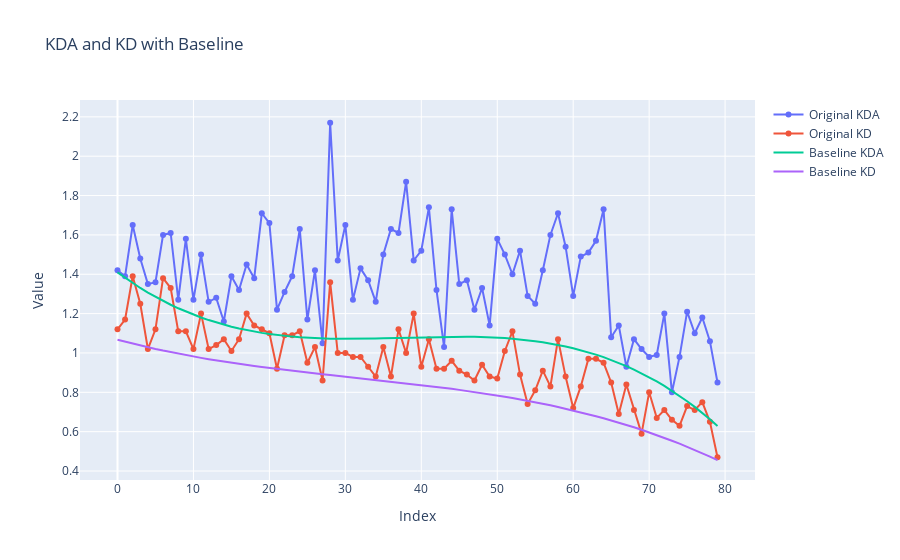

The cell this chart's notebook holds for it:
### Code cell
# import library
import peakutils

# Extract columns from the dataset
playerkda = df['KDA']
players = df['Player']
plaerkd = df['KD']

# Convert 'KDA' and 'KD' to numpy arrays
playerkda = np.asarray(df['KDA'])
playerkd = np.asarray(df['KD'])

# Calculate the baseline for 'KDA' and 'KD'
baseline_kda = peakutils.baseline(playerkda)
baseline_kd = peakutils.baseline(playerkd)

# Create a scatter plot for the original 'KDA' values
trace1 = go.Scatter(
    x=np.arange(len(playerkda)),
    y=playerkda,
    mode='lines+markers',
    name='Original KDA',
    text=['Player: {}<br>KDA: {:.2f}'.format(player, kda) for player, kda in zip(players, playerkda)],
    hoverinfo='text'
)

# Create a scatter plot for the original 'KD' values
trace2 = go.Scatter(
    x=np.arange(len(playerkd)),
    y=playerkd,
    mode='lines+markers',
    name='Original KD',
    text=['Player: {}<br>KD: {:.2f}'.format(player, kd) for player, kd in zip(players, playerkd)],
    hoverinfo='text'
)

# Create a scatter plot for the baseline of 'KDA'
trace3 = go.Scatter(
    x=np.arange(len(baseline_kda)),
    y=baseline_kda,
    mode='lines',
    name='Baseline KDA'
)

# Create a scatter plot for the baseline of 'KD'
trace4 = go.Scatter(
    x=np.arange(len(baseline_kd)),
    y=baseline_kd,
    mode='lines',
    name='Baseline KD'
)

# Create the figure
fig = go.Figure(data=[trace1, trace2, trace3, trace4])

# Set the layout
fig.update_layout(
    title='KDA and KD with Baseline',
    xaxis_title='Index',
    yaxis_title='Value'
)

# Show the figure
fig.show()

### Figure 1 — Plotly figure (JSON) as saved in the notebook; plotly's stock layout.template omitted (floating-point values rounded to 4 significant figures)
{"data": [{"hoverinfo": "text", "mode": "lines+markers", "name": "Original KDA", "text": ["Player: KEZNIT<br>KDA: 1.42", "Player: WHZ<br>KDA: 1.39", "Player: DEMON1<br>KDA: 1.65", "Player: ASPAS<br>KDA: 1.48", "Player: JINGGG<br>KDA: 1.35", "Player: ARDIIS<br>KDA: 1.36", "Player: ALFAJER<br>KDA: 1.60", "Player: AAAAY<br>KDA: 1.61", "Player: SAYAPLAYER<br>KDA: 1.27", "Player: JAWGEMO<br>KDA: 1.58", "Player: BUZZ<br>KDA: 1.27", "Player: LESS<br>KDA: 1.50", "Player: FIT1NHO<br>KDA: 1.26", "Player: ZMJJKK<br>KDA: 1.28", "Player: DEP<br>KDA: 1.16", "Player: SAYF<br>KDA: 1.39", "Player: VICTOR<br>KDA: 1.32", "Player: CNED<br>KDA: 1.45", "Player: DERKE<br>KDA: 1.38", "Player: CAUANZIN<br>KDA: 1.71", "Player: CLOUD<br>KDA: 1.66", "Player: MUNCHKIN<br>KDA: 1.22", "Player: NATS<br>KDA: 1.31", "Player: SOMETHING<br>KDA: 1.39", "Player: MRFALIN<br>KDA: 1.63", "Player: LYSOAR<br>KDA: 1.17", "Player: YOSEMITE<br>KDA: 1.42", "Player: YUICAW<br>KDA: 1.05", "Player: LEO<br>KDA: 2.17", "Player: F0RSAKEN<br>KDA: 1.47", "Player: HOODY<br>KDA: 1.65", "Player: SMOGGY<br>KDA: 1.27", "Player: ZEST<br>KDA: 1.43", "Player: NOBODY<br>KDA: 1.37", "Player: ZYPPAN<br>KDA: 1.26", "Player: CHICHOO<br>KDA: 1.50", "Player: ATA KAPTAN<br>KDA: 1.63", "Player: C0M<br>KDA: 1.61", "Player: ETHAN<br>KDA: 1.87", "Player: SUYGETSU<br>KDA: 1.47", "Player: QRAXS<br>KDA: 1.52", "Player: D4V41<br>KDA: 1.74", "Player: MOJJ<br>KDA: 1.32", "Player: QW1<br>KDA: 1.03", "Player: MAKO<br>KDA: 1.73", "Player: KNIGHT<br>KDA: 1.35", "Player: BIANK<br>KDA: 1.37", "Player: BOOSTIO<br>KDA: 1.22", "Player: XETA<br>KDA: 1.33", "Player: NUKKYE<br>KDA: 1.14", "Player: SAADHAK<br>KDA: 1.58", "Player: CRASHIES<br>KDA: 1.50", "Player: DAVEEYS<br>KDA: 1.40", "Player: BOASTER<br>KDA: 1.52", "Player: ANGE1<br>KDA: 1.29", "Player: BAN<br>KDA: 1.25", "Player: STAX<br>KDA: 1.42", "Player: RHYME<br>KDA: 1.60", "Player: S0M<br>KDA: 1.71", "Player: CHRONICLE<br>KDA: 1.54", "Player: FNS<br>KDA: 1.29", "Player: HAODONG<br>KDA: 1.49", "Player: SHAO<br>KDA: 1.51", "Player: MINDFREAK <br>KDA: 1.57", "Player: TUYZ<br>KDA: 1.73", "Player: RB<br>KDA: 1.08", "Player: REDGAR<br>KDA: 1.14", "Player: JAMPPI<br>KDA: 0.93", "Player: KLAUS<br>KDA: 1.07", "Player: BERLIN<br>KDA: 1.02", "Player: LAZ<br>KDA: 0.98", "Player: CARPE<br>KDA: 0.99", "Player: NAGZ<br>KDA: 1.20", "Player: TENNN<br>KDA: 0.80", "Player: MELSER<br>KDA: 0.98", "Player: RIN<br>KDA: 1.21", "Player: TZH<br>KDA: 1.10", "Player: SOULCAS<br>KDA: 1.18", "Player: SUGARZ3RO<br>KDA: 1.06", "Player: CROW<br>KDA: 0.85"], "type": "scatter", "x": [0, 1, 2, 3, 4, 5, 6, 7, 8, 9, 10, 11, 12, 13, 14, 15, 16, 17, 18, 19, 20, 21, 22, 23, 24, 25, 26, 27, 28, 29, 30, 31, 32, 33, 34, 35, 36, 37, 38, 39, 40, 41, 42, 43, 44, 45, 46, 47, 48, 49, 50, 51, 52, 53, 54, 55, 56, 57, 58, 59, 60, 61, 62, 63, 64, 65, 66, 67, 68, 69, 70, 71, 72, 73, 74, 75, 76, 77, 78, 79], "y": [1.42, 1.39, 1.65, 1.48, 1.35, 1.36, 1.6, 1.61, 1.27, 1.58, 1.27, 1.5, 1.26, 1.28, 1.16, 1.39, 1.32, 1.45, 1.38, 1.71, 1.66, 1.22, 1.31, 1.39, 1.63, 1.17, 1.42, 1.05, 2.17, 1.47, 1.65, 1.27, 1.43, 1.37, 1.26, 1.5, 1.63, 1.61, 1.87, 1.47, 1.52, 1.74, 1.32, 1.03, 1.73, 1.35, 1.37, 1.22, 1.33, 1.14, 1.58, 1.5, 1.4, 1.52, 1.29, 1.25, 1.42, 1.6, 1.71, 1.54, 1.29, 1.49, 1.51, 1.57, 1.73, 1.08, 1.14, 0.93, 1.07, 1.02, 0.98, 0.99, 1.2, 0.8, 0.98, 1.21, 1.1, 1.18, 1.06, 0.85]}, {"hoverinfo": "text", "mode": "lines+markers", "name": "Original KD", "text": ["Player: KEZNIT<br>KD: 1.12", "Player: WHZ<br>KD: 1.17", "Player: DEMON1<br>KD: 1.39", "Player: ASPAS<br>KD: 1.25", "Player: JINGGG<br>KD: 1.02", "Player: ARDIIS<br>KD: 1.12", "Player: ALFAJER<br>KD: 1.38", "Player: AAAAY<br>KD: 1.33", "Player: SAYAPLAYER<br>KD: 1.11", "Player: JAWGEMO<br>KD: 1.11", "Player: BUZZ<br>KD: 1.02", "Player: LESS<br>KD: 1.20", "Player: FIT1NHO<br>KD: 1.02", "Player: ZMJJKK<br>KD: 1.04", "Player: DEP<br>KD: 1.07", "Player: SAYF<br>KD: 1.01", "Player: VICTOR<br>KD: 1.07", "Player: CNED<br>KD: 1.20", "Player: DERKE<br>KD: 1.14", "Player: CAUANZIN<br>KD: 1.12", "Player: CLOUD<br>KD: 1.10", "Player: MUNCHKIN<br>KD: 0.92", "Player: NATS<br>KD: 1.09", "Player: SOMETHING<br>KD: 1.09", "Player: MRFALIN<br>KD: 1.11", "Player: LYSOAR<br>KD: 0.95", "Player: YOSEMITE<br>KD: 1.03", "Player: YUICAW<br>KD: 0.86", "Player: LEO<br>KD: 1.36", "Player: F0RSAKEN<br>KD: 1.00", "Player: HOODY<br>KD: 1.00", "Player: SMOGGY<br>KD: 0.98", "Player: ZEST<br>KD: 0.98", "Player: NOBODY<br>KD: 0.93", "Player: ZYPPAN<br>KD: 0.88", "Player: CHICHOO<br>KD: 1.03", "Player: ATA KAPTAN<br>KD: 0.88", "Player: C0M<br>KD: 1.12", "Player: ETHAN<br>KD: 1.00", "Player: SUYGETSU<br>KD: 1.20", "Player: QRAXS<br>KD: 0.93", "Player: D4V41<br>KD: 1.07", "Player: MOJJ<br>KD: 0.92", "Player: QW1<br>KD: 0.92", "Player: MAKO<br>KD: 0.96", "Player: KNIGHT<br>KD: 0.91", "Player: BIANK<br>KD: 0.89", "Player: BOOSTIO<br>KD: 0.86", "Player: XETA<br>KD: 0.94", "Player: NUKKYE<br>KD: 0.88", "Player: SAADHAK<br>KD: 0.87", "Player: CRASHIES<br>KD: 1.01", "Player: DAVEEYS<br>KD: 1.11", "Player: BOASTER<br>KD: 0.89", "Player: ANGE1<br>KD: 0.74", "Player: BAN<br>KD: 0.81", "Player: STAX<br>KD: 0.91", "Player: RHYME<br>KD: 0.83", "Player: S0M<br>KD: 1.07", "Player: CHRONICLE<br>KD: 0.88", "Player: FNS<br>KD: 0.72", "Player: HAODONG<br>KD: 0.83", "Player: SHAO<br>KD: 0.97", "Player: MINDFREAK <br>KD: 0.97", "Player: TUYZ<br>KD: 0.95", "Player: RB<br>KD: 0.85", "Player: REDGAR<br>KD: 0.69", "Player: JAMPPI<br>KD: 0.84", "Player: KLAUS<br>KD: 0.71", "Player: BERLIN<br>KD: 0.59", "Player: LAZ<br>KD: 0.80", "Player: CARPE<br>KD: 0.67", "Player: NAGZ<br>KD: 0.71", "Player: TENNN<br>KD: 0.66", "Player: MELSER<br>KD: 0.63", "Player: RIN<br>KD: 0.73", "Player: TZH<br>KD: 0.71", "Player: SOULCAS<br>KD: 0.75", "Player: SUGARZ3RO<br>KD: 0.65", "Player: CROW<br>KD: 0.47"], "type": "scatter", "x": [0, 1, 2, 3, 4, 5, 6, 7, 8, 9, 10, 11, 12, 13, 14, 15, 16, 17, 18, 19, 20, 21, 22, 23, 24, 25, 26, 27, 28, 29, 30, 31, 32, 33, 34, 35, 36, 37, 38, 39, 40, 41, 42, 43, 44, 45, 46, 47, 48, 49, 50, 51, 52, 53, 54, 55, 56, 57, 58, 59, 60, 61, 62, 63, 64, 65, 66, 67, 68, 69, 70, 71, 72, 73, 74, 75, 76, 77, 78, 79], "y": [1.12, 1.17, 1.39, 1.25, 1.02, 1.12, 1.38, 1.33, 1.11, 1.11, 1.02, 1.2, 1.02, 1.04, 1.07, 1.01, 1.07, 1.2, 1.14, 1.12, 1.1, 0.92, 1.09, 1.09, 1.11, 0.95, 1.03, 0.86, 1.36, 1, 1, 0.98, 0.98, 0.93, 0.88, 1.03, 0.88, 1.12, 1, 1.2, 0.93, 1.07, 0.92, 0.92, 0.96, 0.91, 0.89, 0.86, 0.94, 0.88, 0.87, 1.01, 1.11, 0.89, 0.74, 0.81, 0.91, 0.83, 1.07, 0.88, 0.72, 0.83, 0.97, 0.97, 0.95, 0.85, 0.69, 0.84, 0.71, 0.59, 0.8, 0.67, 0.71, 0.66, 0.63, 0.73, 0.71, 0.75, 0.65, 0.47]}, {"mode": "lines", "name": "Baseline KDA", "type": "scatter", "x": [0, 1, 2, 3, 4, 5, 6, 7, 8, 9, 10, 11, 12, 13, 14, 15, 16, 17, 18, 19, 20, 21, 22, 23, 24, 25, 26, 27, 28, 29, 30, 31, 32, 33, 34, 35, 36, 37, 38, 39, 40, 41, 42, 43, 44, 45, 46, 47, 48, 49, 50, 51, 52, 53, 54, 55, 56, 57, 58, 59, 60, 61, 62, 63, 64, 65, 66, 67, 68, 69, 70, 71, 72, 73, 74, 75, 76, 77, 78, 79], "y": [1.409, 1.382, 1.355, 1.33, 1.307, 1.285, 1.264, 1.245, 1.227, 1.21, 1.195, 1.18, 1.167, 1.155, 1.144, 1.134, 1.124, 1.116, 1.109, 1.102, 1.096, 1.091, 1.087, 1.083, 1.08, 1.077, 1.075, 1.074, 1.073, 1.072, 1.072, 1.072, 1.072, 1.073, 1.074, 1.074, 1.075, 1.076, 1.078, 1.079, 1.08, 1.081, 1.081, 1.082, 1.082, 1.083, 1.082, 1.082, 1.081, 1.08, 1.078, 1.075, 1.073, 1.069, 1.065, 1.06, 1.054, 1.048, 1.041, 1.033, 1.024, 1.014, 1.003, 0.9917, 0.9788, 0.9648, 0.9496, 0.9333, 0.9157, 0.8969, 0.8767, 0.8552, 0.8323, 0.808, 0.7821, 0.7548, 0.7258, 0.6953, 0.6631, 0.6293]}, {"mode": "lines", "name": "Baseline KD", "type": "scatter", "x": [0, 1, 2, 3, 4, 5, 6, 7, 8, 9, 10, 11, 12, 13, 14, 15, 16, 17, 18, 19, 20, 21, 22, 23, 24, 25, 26, 27, 28, 29, 30, 31, 32, 33, 34, 35, 36, 37, 38, 39, 40, 41, 42, 43, 44, 45, 46, 47, 48, 49, 50, 51, 52, 53, 54, 55, 56, 57, 58, 59, 60, 61, 62, 63, 64, 65, 66, 67, 68, 69, 70, 71, 72, 73, 74, 75, 76, 77, 78, 79], "y": [1.067, 1.057, 1.048, 1.038, 1.029, 1.021, 1.012, 1.004, 0.9965, 0.9891, 0.982, 0.9751, 0.9685, 0.9622, 0.956, 0.9501, 0.9444, 0.9389, 0.9336, 0.9284, 0.9234, 0.9185, 0.9138, 0.9092, 0.9047, 0.9003, 0.8959, 0.8917, 0.8874, 0.8833, 0.8791, 0.875, 0.8709, 0.8668, 0.8627, 0.8585, 0.8543, 0.85, 0.8457, 0.8413, 0.8368, 0.8322, 0.8274, 0.8226, 0.8176, 0.8124, 0.8071, 0.8016, 0.7959, 0.79, 0.7838, 0.7775, 0.7709, 0.764, 0.7569, 0.7495, 0.7418, 0.7338, 0.7255, 0.7168, 0.7078, 0.6985, 0.6888, 0.6787, 0.6682, 0.6573, 0.646, 0.6343, 0.6221, 0.6095, 0.5964, 0.5828, 0.5687, 0.5541, 0.539, 0.5234, 0.5072, 0.4905, 0.4732, 0.4554]}], "layout": {"title": {"text": "KDA and KD with Baseline"}, "xaxis": {"title": {"text": "Index"}}, "yaxis": {"title": {"text": "Value"}}}}
